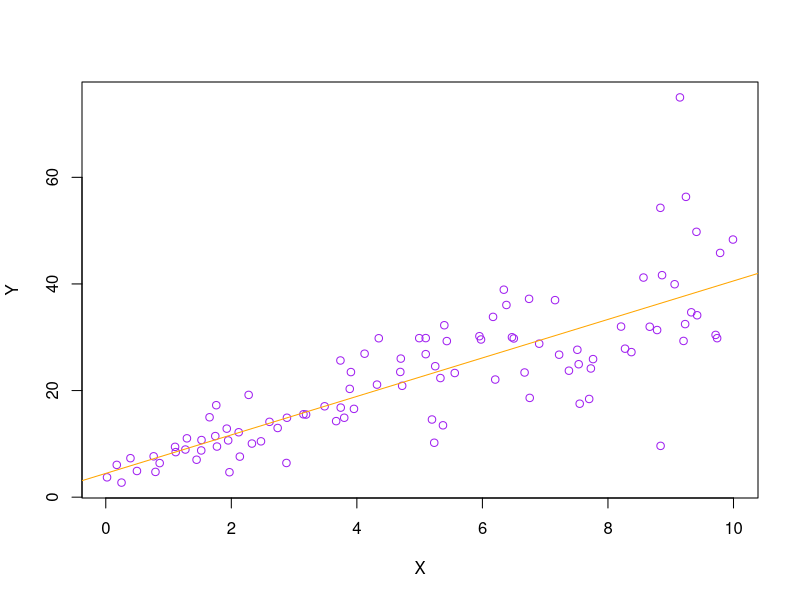
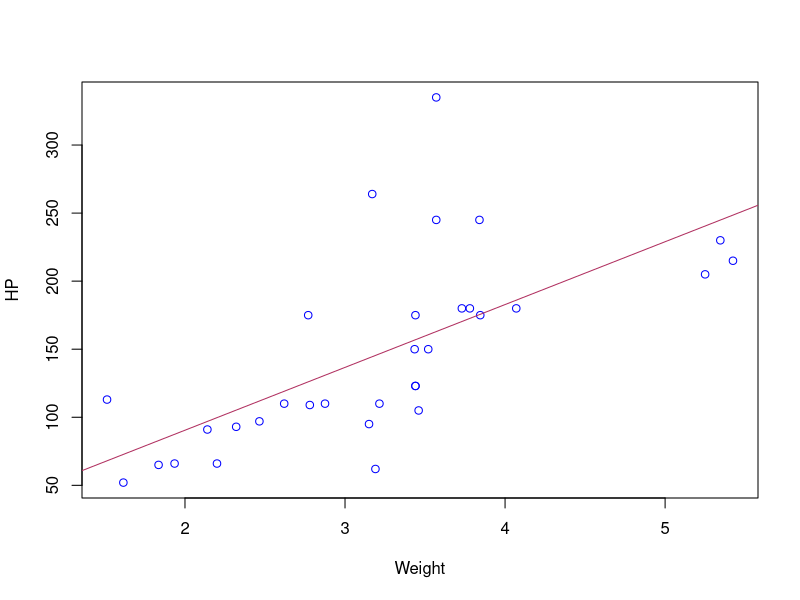
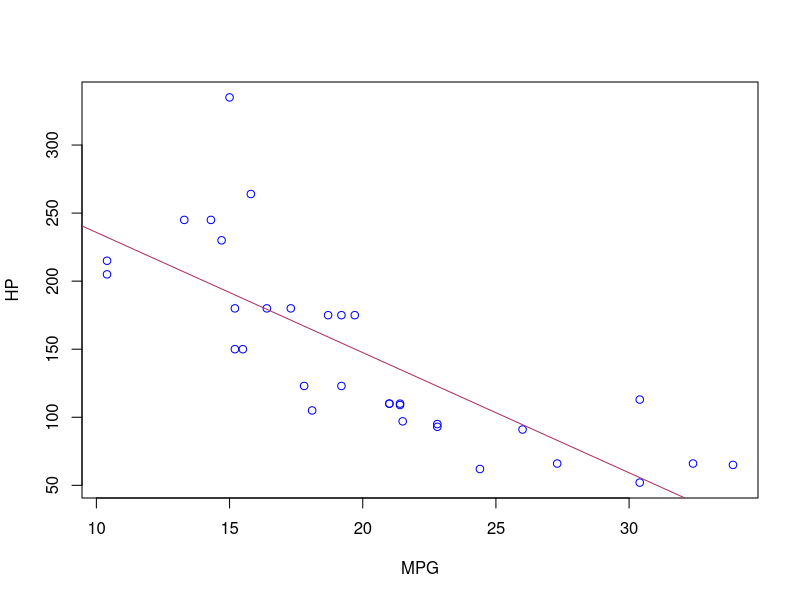

These figures' R source, in order:
## ---- chunk 1
knitr::opts_chunk$set(echo = TRUE)
## ---- chunk 2
set.seed(2017) 
X=runif(100)*10 
Y=X*4+3.45 
Y=rnorm(100)*0.29*Y+Y 
## ---- chunk 3
plot(Y~X,xlab ='X',ylab = 'Y',col='purple')
abline(lsfit(X,Y),col='orange')
## ---- chunk 4
NR <- lm(Y~X)
summary(NR)

## ---- chunk 5
cor(X,Y)^2
## ---- chunk 6
head(mtcars)
## ---- chunk 7
# Creates a linear model for weight vs horsepower and displays a plot of the points
plot(mtcars$hp~mtcars$wt,xlab ='Weight',ylab = 'HP', col='blue')
abline(lsfit(mtcars$wt,mtcars$hp),col= 'maroon')
lp_model1 <- lm(formula = hp~wt, data = mtcars)
summary(lp_model1)
## ---- chunk 8
# Creates a linear model for mpg vs horsepower and displays a plot of the points
plot(mtcars$hp~mtcars$mpg,xlab ='MPG',ylab = 'HP', col='blue')
abline(lsfit(mtcars$mpg,mtcars$hp),col= 'maroon')
lp_model2 <- lm(formula = hp~mpg, data = mtcars)
summary(lp_model2)
## ---- chunk 9
LP_Model3 <-lm(hp~cyl+mpg,data=mtcars)
summary(LP_Model3)
## ---- chunk 10
# Predict the estimated horse power of a car with 4 cylinders and 22 mpg
predict(LP_Model3, data.frame(mpg = 22, cyl = 4 ))
## ---- chunk 11
#install.packages('mlbench')
library(mlbench)
data(BostonHousing)
## ---- chunk 12
# Create a linear model for median value based on crim, zn, ptratio, and chas.
set.seed(123)
LP_Model4<-lm(medv~crim+zn+ptratio+chas,data = BostonHousing)
summary(LP_Model4)
## ---- chunk 13
# Returns the ANOVA results for the model used in this problem
anova(LP_Model4)
